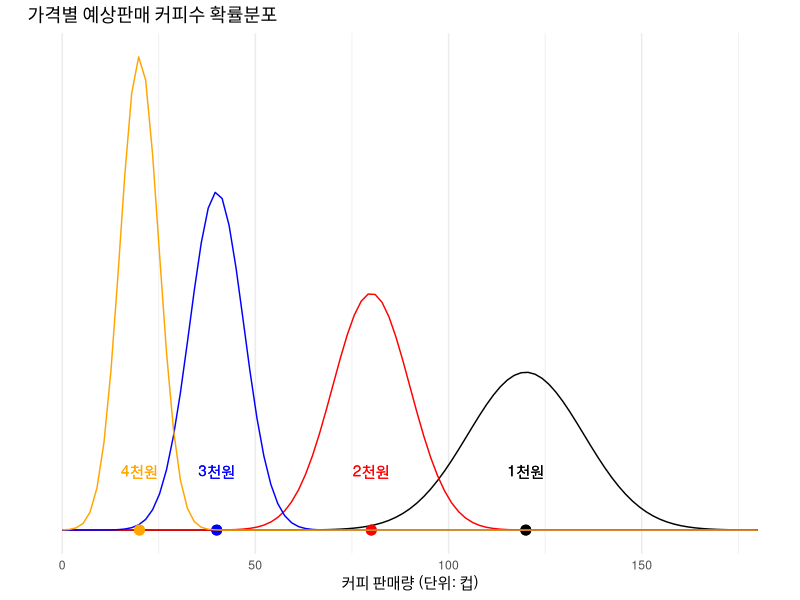
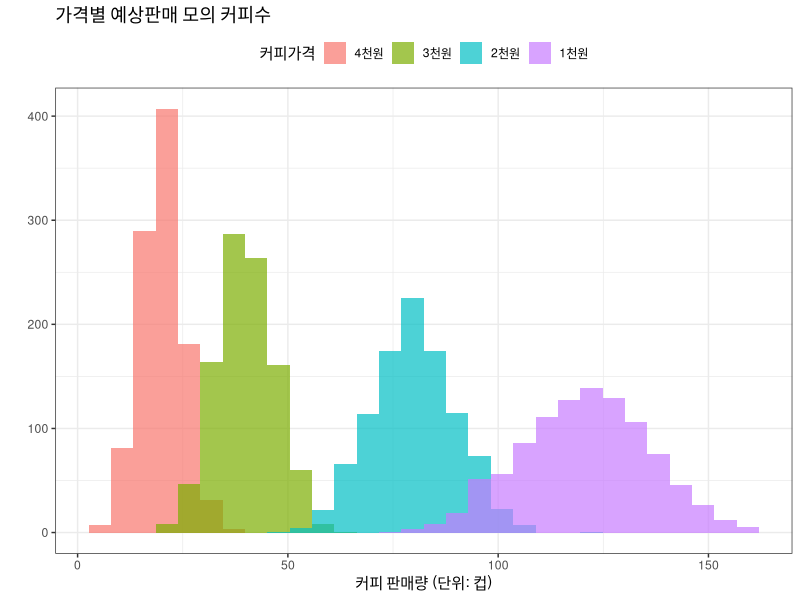
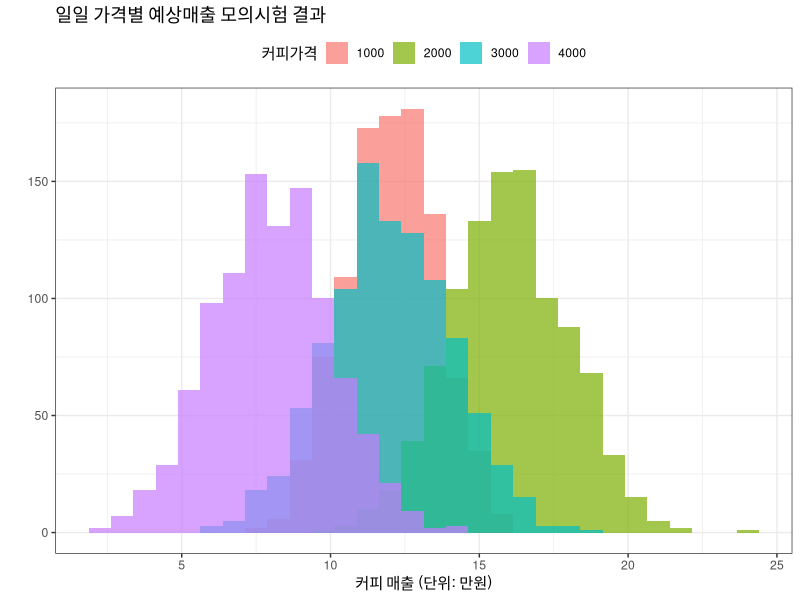

The R script that drew these images, in order: (Note: this script raises an error after producing the figures.)
## ---- chunk 1
library(tidyverse)
## 1. 데이터 -------------
coffee_tbl <- tribble(~"가격", ~"수요",
                      1000, 120,
                      2000, 80,
                      3000, 40,
                      4000, 20)

## 2. 정규분포 -------------

ggplot(data = data.frame(x = c(0, 180)), aes(x)) +
  scale_y_continuous(breaks = NULL) +
  ## 가격 1,000원 ------
  stat_function(fun = dnorm, n = 101, 
                args = list(mean = 120, sd = 15)) + 
  geom_point(aes(x=120, y=0), size =3) +  
  ## 가격 2,000원 ------
  stat_function(fun = dnorm, n = 101, 
                args = list(mean = 80, sd = 10), color="red") +
  geom_point(aes(x=80, y=0), size =3, color = "red") +  
  ## 가격 3,000원 ------  
  stat_function(fun = dnorm, n = 101, 
                args = list(mean = 40, sd = 7), color="blue") +
  geom_point(aes(x=40, y=0), size =3, color = "blue") +  
  ## 가격 4,000원 ------  
  stat_function(fun = dnorm, n = 101, 
                args = list(mean = 20, sd = 5), color="orange") +  
  geom_point(aes(x=20, y=0), size =3, color = "orange") +  
  theme_minimal() +
  labs(title = "가격별 예상판매 커피수 확률분포",
       x = "커피 판매량 (단위: 컵)",
       y = "") +
  geom_text(aes(x = 120, y = 0.01, label = "1천원"), color = "black") +
  geom_text(aes(x = 80,  y = 0.01, label = "2천원"), color = "red") +
  geom_text(aes(x = 40,  y = 0.01, label = "3천원"), color = "blue") +
  geom_text(aes(x = 20,  y = 0.01, label = "4천원"), color = "orange") 
## ---- chunk 2
coffee_quantity <- tribble(~"mean", ~"sd",
        120, 15,
        80, 10,
        40, 7,
        20, 5) %>% 
  mutate(price = case_when(mean == 120 ~ "1천원",
                           mean ==  80 ~ "2천원",
                           mean ==  40 ~ "3천원",
                           mean ==  20 ~ "4천원"))

coffee_quantity_data <- coffee_quantity %>% 
  mutate(판매량 = map2(mean, sd, rnorm, n = 1000) )

coffee_quantity_data


coffee_quantity_data %>% 
  unnest(판매량) %>% 
  ggplot(aes(x = 판매량, fill = fct_rev(price))) +
    geom_histogram(alpha = 0.7, position = "identity") +
    labs(title = "가격별 예상판매 모의 커피수",
         x = "커피 판매량 (단위: 컵)",
         y = "",
         fill = "커피가격") +
    theme_bw() +
    theme(legend.position = "top")
## ---- chunk 3
coffee_quantity_data %>% 
  unnest(판매량) %>% 
  mutate(가격 = case_when(mean == 120 ~ 1000,
                           mean ==  80 ~ 2000,
                           mean ==  40 ~ 3000,
                           mean ==  20 ~ 4000)) %>% 
  mutate(매출 = 가격 * 판매량 / 10^4) %>% 
    ggplot(aes(x = 매출, fill = as.factor(가격))) +
    geom_histogram(alpha = 0.7, position = "identity") +
    labs(title = "일일 가격별 예상매출 모의시험 결과",
         x = "커피 매출 (단위: 만원)",
         y = "",
         fill = "커피가격") +
    theme_bw() +
    theme(legend.position = "top")
## ---- chunk 4
# 커피점 방문 숫자
beta_visits <- c(100, 100, 100)
# 커피집 만족 고객수
beta_success <- c(10, 11, 15)
# 커피집 불만족 고객수
beta_failure <- beta_visits - beta_success

num_shops <- length(beta_visits)
# 영업일수
num_days <- 10 
# 베타분포 (성공, 실패) 하루 영업일

one_day_tbl <- tibble("A커피점" = rbeta(1, 1+beta_success[1], 1+beta_failure[1]),
                      "B커피점" = rbeta(1, 1+beta_success[2], 1+beta_failure[2]),
                      "C커피점" = rbeta(1, 1+beta_success[3], 1+beta_failure[3]))

# tibble(beta_success, beta_failure) %>% 
#   mutate(data = map2_dbl(beta_success, beta_failure, rbeta, n=1))


# 베타분포 (성공, 실패) N 영업일
coffee_tbl <- tibble()

for(i in 1:num_days) {
  
  one_day_tbl <- tibble("A커피점" = rbeta(1, 1+beta_success[1], 1+beta_failure[1]),
                        "B커피점" = rbeta(1, 1+beta_success[2], 1+beta_failure[2]),
                        "C커피점" = rbeta(1, 1+beta_success[3], 1+beta_failure[3]))

  coffee_tbl <- bind_rows(coffee_tbl, one_day_tbl)
}

# 커피집 선정
coffee_tbl %>% 
  mutate(오늘의맛집 = max.col(coffee_tbl)) %>% 
  mutate(오늘의맛집 = factor(오늘의맛집, labels = c("A커피점", "B커피점", "C커피점"))) %>% 
  group_by(오늘의맛집) %>% 
  summarise(선정횟수 = n()) %>% 
  mutate(선정비율 = 선정횟수 / sum(선정횟수))
## ---- chunk 5
coffee_tbl_rds <- 
  read_rds("data/coffee_tbl_rds.rds")

coffee_tbl_rds %>% 
  ggplot(aes(x = as.factor(월별), y = 방문확률, fill = 커피점)) + 
    geom_col() +
    labs(x = "월",
         title = "월별 고객 커피점 방문확률 예측") +
    theme_bw()

